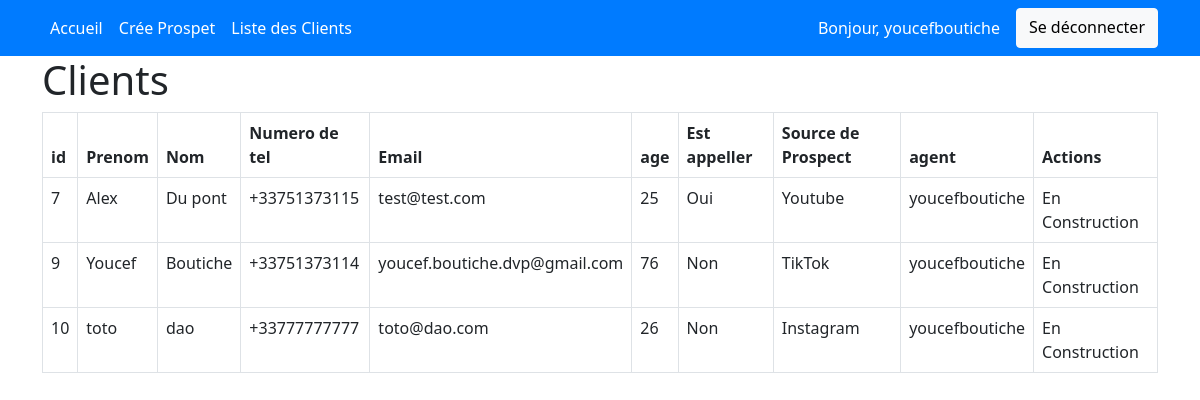
The app's page /liste-client/ (signed in) with its own data.
### crm_app/models.py (models this page shows, shortened)
class User(AbstractUser):
     pass

class Client(models.Model):
    lead = models.OneToOneField(Lead,on_delete=models.CASCADE)
    created_at= models.DateTimeField(auto_now_add=True)

class Lead(models.Model):
    SOURCE_CHOICES = (
        ('Youtube','Youtube'),
        ('Google','Goole'),
        ('Newsletter','Newsletter'),
        ('Facebook','Facebook'),
        ('Instagram','Instagram'),
        ('TikTok','TikTok'),
    )
    first_name = models.CharField(max_length=255)
    last_name = models.CharField(max_length=255)
    phone_number = PhoneNumberField()
    email = models.EmailField(validators=[EmailValidator()])
    age = models.IntegerField(null=True, blank=True)
    phoned = models.BooleanField(default=False)
    source = models.CharField(choices=SOURCE_CHOICES,max_length=100)
    profile_picture = models.ImageField(null=True, blank=True,upload_to='leads/')
    file_field = models.FileField(null=True, blank=True,upload_to='documents/')
    agent = models.ForeignKey(Agent,on_delete=models.CASCADE)
    is_client = models.BooleanField(default=False)
    created_at = models.DateTimeField(auto_now_add=True)

class Agent(models.Model):
    user = models.OneToOneField(User,on_delete=models.CASCADE)
    def __str__(self):
        return self.user.username

### crm_app/views.py (the view)
# urls.py: path('liste-client/',list_client,name='list_client'),
def list_client(request):
    if request.user.is_superuser:
        clients = Client.objects.all()
    else :
        agent = request.user.agent
        clients = Client.objects.filter(lead__agent = agent)
    context = {
        'clients':clients
    }
    return render(request,'clients/list_clients.html',context)

### crm_app/templates/clients/list_clients.html (shortened to what this page needs)
{% extends "base.html" %}
{% load static %}
{% block content %}
    <div class="container">
        <h1>Clients</h1>
        <table class="table table-bordered">
            <thead>
              <tr>
                <th scope="col">id</th>
                <th scope="col">Prenom</th>
                <th scope="col">Nom</th>
                <th scope="col">Numero de tel</th>
                <th scope="col">Email</th>
                <th scope="col">age</th>
                <th scope="col">Est appeller</th>
                <th scope="col">Source de Prospect</th>
                <th scope="col">agent</th>
                <th>Actions</th>
              </tr>
            </thead>
            <tbody>
                {% for client in clients %}
                    <tr>
                        <td>{{ client.lead.id }}</td>
                        <td>{{ client.lead.first_name }}</td>
                        <td>{{ client.lead.last_name }}</td>
                        <td>{{ client.lead.phone_number }}</td>
                        <td>{{ client.lead.email }}</td>
                        <td>{{ client.lead.age }}</td>
                        <td>{{ client.lead.phoned|yesno:"Oui,Non" }}</td>
                        <td>{{ client.lead.source }}</td>
                        <td>{{ client.lead.agent }}</td>
                        <td>En Construction</td>
                    </tr>
                {% endfor %}
            </tbody>
          </table>
    </div>
{% endblock content %}

### crm_app/templates/navbar.html (shortened to what this page needs)
<nav class="navbar navbar-expand-lg navbar-dark">
    <div class="container">
        <div class="collapse navbar-collapse" id="navbarNav">
            <ul class="navbar-nav me-auto mb-2 mb-lg-0">
                <li class="nav-item">
                    <a class="nav-link active" aria-current="page" href="{% url 'index' %}">Accueil</a>
                </li>
                <li class="nav-item">
                    <a class="nav-link" href="{% url 'create_lead' %}">Crée Prospet</a>
                </li>
                <li class="nav-item">
                    <a class="nav-link" href="{% url 'list_client' %}">Liste des Clients</a>
                </li>
            </ul>
            <div class="d-flex">
                {% if request.user.is_authenticated %}
                <a class="nav-link">Bonjour, {{ request.user.username }}</a>
                <a href="{% url 'logout' %}" class="btn btn-light">Se déconnecter</a>
                {% else %}
                    <a href="{% url 'login' %}" class="btn btn-custom me-2">Connexion</a>
                    <a href="{% url 'signup' %}" class="btn btn-custom me-2">S'inscrire</a>
                {% endif %}
            </div>
        </div>
    </div>
</nav>

### static/styles/style.css (style rules this page uses)
.navbar { background-color: #007bff; }
.navbar-brand, .nav-link { color: #fff !important; }

### records on screen
User: user.username "youcefboutiche"
Client: lead.id "7", lead.first_name "Alex", lead.last_name "Du pont", lead.phone_number "+33751373115", lead.email "test@test.com", lead.age "25", lead.phoned "Oui", lead.source "Youtube", lead.agent "youcefboutiche"
Client: lead.id "9", lead.first_name "Youcef", lead.last_name "Boutiche", lead.phone_number "+33751373114", lead.email "youcef.boutiche.dvp@gmail.com", lead.age "76", lead.phoned "Non", lead.source "TikTok", lead.agent "youcefboutiche"
Client: lead.id "10", lead.first_name "toto", lead.last_name "dao", lead.phone_number "+33777777777", lead.email "toto@dao.com", lead.age "26", lead.phoned "Non", lead.source "Instagram", lead.agent "youcefboutiche"
